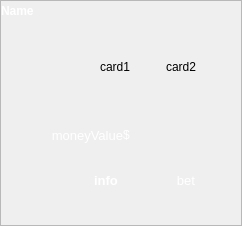
         <widget class="QFrame" name="comp1Frame">
          <property name="minimumSize">
           <size>
            <width>230</width>
            <height>0</height>
           </size>
          </property>
          <property name="frameShape">
           <enum>QFrame::StyledPanel</enum>
          </property>
          <property name="frameShadow">
           <enum>QFrame::Raised</enum>
          </property>
          <layout class="QVBoxLayout" name="verticalLayout_11">
           <property name="spacing">
            <number>0</number>
           </property>
           <property name="leftMargin">
            <number>0</number>
           </property>
           <property name="topMargin">
            <number>0</number>
           </property>
           <property name="rightMargin">
            <number>0</number>
           </property>
           <property name="bottomMargin">
            <number>0</number>
           </property>
           <item>
            <layout class="QVBoxLayout" name="comp1VLayout">
             <property name="spacing">
              <number>0</number>
             </property>
             <property name="topMargin">
              <number>0</number>
             </property>
             <item>
              <layout class="QHBoxLayout" name="horizontalLayout_24">
               <property name="bottomMargin">
                <number>3</number>
               </property>
               <item>
                <widget class="QLabel" name="comp1Name_lbl">
                 <property name="palette">
                  <palette>
                   <active>
                    <colorrole role="WindowText">
                     <brush brushstyle="SolidPattern">
                      <color alpha="255">
                       <red>255</red>
                       <green>255</green>
                       <blue>255</blue>
                      </color>
                     </brush>
                    </colorrole>
                   </active>
                   <inactive>
                    <colorrole role="WindowText">
                     <brush brushstyle="SolidPattern">
                      <color alpha="255">
                       <red>255</red>
                       <green>255</green>
                       <blue>255</blue>
                      </color>
                     </brush>
                    </colorrole>
                   </inactive>
                   <disabled>
                    <colorrole role="WindowText">
                     <brush brushstyle="SolidPattern">
                      <color alpha="255">
                       <red>120</red>
                       <green>120</green>
                       <blue>120</blue>
                      </color>
                     </brush>
                    </colorrole>
                   </disabled>
                  </palette>
                 </property>
                 <property name="font">
                  <font>
                   <weight>75</weight>
                   <bold>true</bold>
                  </font>
                 </property>
                 <property name="text">
                  <string>Name</string>
                 </property>
                 <property name="alignment">
                  <set>Qt::AlignLeading|Qt::AlignLeft|Qt::AlignVCenter</set>
                 </property>
                 <property name="margin">
                  <number>3</number>
                 </property>
                </widget>
               </item>
               <item>
                <spacer name="horizontalSpacer_26">
                 <property name="orientation">
                  <enum>Qt::Horizontal</enum>
                 </property>
                 <property name="sizeHint" stdset="0">
                  <size>
                   <width>40</width>
                   <height>20</height>
                  </size>
                 </property>
                </spacer>
               </item>
              </layout>
             </item>
             <item>
              <layout class="QHBoxLayout" name="compHLayout_1">
               <property name="spacing">
                <number>6</number>
               </property>
               <item>
                <widget class="QLabel" name="comp1_image">
                 <property name="sizePolicy">
                  <sizepolicy hsizetype="Fixed" vsizetype="Fixed">
                   <horstretch>0</horstretch>
                   <verstretch>0</verstretch>
                  </sizepolicy>
                 </property>
                 <property name="minimumSize">
                  <size>
                   <width>65</width>
                   <height>65</height>
                  </size>
                 </property>
                 <property name="maximumSize">
                  <size>
                   <width>65</width>
                   <height>65</height>
                  </size>
                 </property>
                 <property name="baseSize">
                  <size>
                   <width>65</width>
                   <height>65</height>
                  </size>
                 </property>
                 <property name="text">
                  <string/>
                 </property>
                 <property name="scaledContents">
                  <bool>true</bool>
                 </property>
                </widget>
               </item>
               <item>
                <layout class="QHBoxLayout" name="compHandHLayout_3">
                 <property name="spacing">
                  <number>5</number>
                 </property>
                 <item>
                  <widget class="QLabel" name="comp1Card_1">
                   <property name="sizePolicy">
                    <sizepolicy hsizetype="Fixed" vsizetype="Fixed">
                     <horstretch>0</horstretch>
                     <verstretch>0</verstretch>
                    </sizepolicy>
                   </property>
                   <property name="minimumSize">
                    <size>
                     <width>61</width>
                     <height>86</height>
                    </size>
                   </property>
                   <property name="maximumSize">
                    <size>
                     <width>61</width>
                     <height>86</height>
                    </size>
                   </property>
                   <property name="baseSize">
                    <size>
                     <width>61</width>
                     <height>86</height>
                    </size>
                   </property>
                   <property name="text">
                    <string>card1</string>
                   </property>
                   <property name="scaledContents">
                    <bool>true</bool>
                   </property>
                  </widget>
                 </item>
                 <item>
                  <widget class="QLabel" name="comp1Card_2">
                   <property name="sizePolicy">
                    <sizepolicy hsizetype="Fixed" vsizetype="Fixed">
                     <horstretch>0</horstretch>
                     <verstretch>0</verstretch>
                    </sizepolicy>
                   </property>
                   <property name="minimumSize">
                    <size>
                     <width>61</width>
                     <height>86</height>
                    </size>
                   </property>
                   <property name="maximumSize">
                    <size>
                     <width>61</width>
                     <height>86</height>
                    </size>
                   </property>
                   <property name="baseSize">
                    <size>
                     <width>61</width>
                     <height>86</height>
                    </size>
                   </property>
                   <property name="text">
                    <string>card2</string>
                   </property>
                   <property name="scaledContents">
                    <bool>true</bool>
                   </property>
                  </widget>
                 </item>
                </layout>
               </item>
              </layout>
             </item>
             <item>
              <layout class="QHBoxLayout" name="horizontalLayout_16">
               <property name="leftMargin">
                <number>0</number>
               </property>
               <property name="rightMargin">
                <number>0</number>
               </property>
               <item>
                <widget class="QLabel" name="comp1Chips_lbl">
                 <property name="sizePolicy">
                  <sizepolicy hsizetype="Fixed" vsizetype="Fixed">
                   <horstretch>0</horstretch>
                   <verstretch>0</verstretch>
                  </sizepolicy>
                 </property>
                 <property name="minimumSize">
                  <size>
                   <width>50</width>
                   <height>50</height>
                  </size>
                 </property>
                 <property name="maximumSize">
                  <size>
                   <width>50</width>
                   <height>50</height>
                  </size>
                 </property>
                 <property name="baseSize">
                  <size>
                   <width>50</width>
                   <height>50</height>
                  </size>
                 </property>
                 <property name="text">
                  <string/>
                 </property>
                 <property name="scaledContents">
                  <bool>true</bool>
                 </property>
                 <property name="alignment">
                  <set>Qt::AlignCenter</set>
                 </property>
                </widget>
               </item>
               <item>
                <layout class="QHBoxLayout" name="horizontalLayout_2">
                 <item>
                  <widget class="QLabel" name="comp1MoneyValue_lbl">
                   <property name="minimumSize">
                    <size>
                     <width>50</width>
                     <height>0</height>
                    </size>
                   </property>
                   <property name="palette">
                    <palette>
                     <active>
                      <colorrole role="WindowText">
                       <brush brushstyle="SolidPattern">
                        <color alpha="255">
                         <red>255</red>
                         <green>255</green>
                         <blue>255</blue>
                        </color>
                       </brush>
                      </colorrole>
                     </active>
                     <inactive>
                      <colorrole role="WindowText">
                       <brush brushstyle="SolidPattern">
                        <color alpha="255">
                         <red>255</red>
                         <green>255</green>
                         <blue>255</blue>
                        </color>
                       </brush>
                      </colorrole>
                     </inactive>
                     <disabled>
                      <colorrole role="WindowText">
                       <brush brushstyle="SolidPattern">
                        <color alpha="255">
                         <red>120</red>
                         <green>120</green>
                         <blue>120</blue>
                        </color>
                       </brush>
                      </colorrole>
                     </disabled>
                    </palette>
                   </property>
                   <property name="font">
                    <font>
                     <pointsize>10</pointsize>
                    </font>
                   </property>
                   <property name="text">
                    <string>moneyValue</string>
                   </property>
                   <property name="alignment">
                    <set>Qt::AlignRight|Qt::AlignTrailing|Qt::AlignVCenter</set>
                   </property>
                  </widget>
                 </item>
                 <item>
                  <widget class="QLabel" name="comp1Money_lbl">
                   <property name="maximumSize">
                    <size>
                     <width>10</width>
                     <height>16777215</height>
                    </size>
                   </property>
                   <property name="palette">
                    <palette>
                     <active>
                      <colorrole role="WindowText">
                       <brush brushstyle="SolidPattern">
                        <color alpha="255">
                         <red>255</red>
                         <green>255</green>
                         <blue>255</blue>
                        </color>
                       </brush>
                      </colorrole>
                     </active>
                     <inactive>
                      <colorrole role="WindowText">
                       <brush brushstyle="SolidPattern">
                        <color alpha="255">
                         <red>255</red>
                         <green>255</green>
                         <blue>255</blue>
                        </color>
                       </brush>
                      </colorrole>
                     </inactive>
                     <disabled>
                      <colorrole role="WindowText">
                       <brush brushstyle="SolidPattern">
                        <color alpha="255">
                         <red>120</red>
                         <green>120</green>
                         <blue>120</blue>
                        </color>
                       </brush>
                      </colorrole>
                     </disabled>
                    </palette>
                   </property>
                   <property name="text">
                    <string>$</string>
                   </property>
                  </widget>
                 </item>
                </layout>
               </item>
               <item>
                <spacer name="horizontalSpacer_10">
                 <property name="orientation">
                  <enum>Qt::Horizontal</enum>
                 </property>
                 <property name="sizeHint" stdset="0">
                  <size>
                   <width>40</width>
                   <height>20</height>
                  </size>
                 </property>
                </spacer>
               </item>
              </layout>
             </item>
             <item>
              <layout class="QHBoxLayout" name="compHLayoutInfo_1">
               <property name="topMargin">
                <number>5</number>
               </property>
               <item>
                <spacer name="horizontalSpacer_2">
                 <property name="orientation">
                  <enum>Qt::Horizontal</enum>
                 </property>
                 <property name="sizeType">
                  <enum>QSizePolicy::Maximum</enum>
                 </property>
                 <property name="sizeHint" stdset="0">
                  <size>
                   <width>50</width>
                   <height>20</height>
                  </size>
                 </property>
                </spacer>
               </item>
               <item>
                <widget class="QLabel" name="comp1Info_lbl">
                 <property name="sizePolicy">
                  <sizepolicy hsizetype="Fixed" vsizetype="Preferred">
                   <horstretch>0</horstretch>
                   <verstretch>0</verstretch>
                  </sizepolicy>
                 </property>
                 <property name="minimumSize">
                  <size>
                   <width>110</width>
                   <height>0</height>
                  </size>
                 </property>
                 <property name="maximumSize">
                  <size>
                   <width>110</width>
                   <height>16777215</height>
                  </size>
                 </property>
                 <property name="palette">
                  <palette>
                   <active>
                    <colorrole role="WindowText">
                     <brush brushstyle="SolidPattern">
                      <color alpha="255">
                       <red>255</red>
                       <green>255</green>
                       <blue>255</blue>
                      </color>
                     </brush>
                    </colorrole>
                   </active>
                   <inactive>
                    <colorrole role="WindowText">
                     <brush brushstyle="SolidPattern">
                      <color alpha="255">
                       <red>255</red>
                       <green>255</green>
                       <blue>255</blue>
                      </color>
                     </brush>
                    </colorrole>
                   </inactive>
                   <disabled>
                    <colorrole role="WindowText">
                     <brush brushstyle="SolidPattern">
                      <color alpha="255">
                       <red>255</red>
                       <green>255</green>
                       <blue>255</blue>
                      </color>
                     </brush>
                    </colorrole>
                   </disabled>
                  </palette>
                 </property>
                 <property name="font">
                  <font>
                   <pointsize>10</pointsize>
                   <weight>75</weight>
                   <bold>true</bold>
                  </font>
                 </property>
                 <property name="text">
                  <string>info</string>
                 </property>
                 <property name="scaledContents">
                  <bool>true</bool>
                 </property>
                 <property name="alignment">
                  <set>Qt::AlignCenter</set>
                 </property>
                </widget>
               </item>
               <item>
                <widget class="QLabel" name="comp1Bet_lbl">
                 <property name="minimumSize">
                  <size>
                   <width>50</width>
                   <height>0</height>
                  </size>
                 </property>
                 <property name="palette">
                  <palette>
                   <active>
                    <colorrole role="WindowText">
                     <brush brushstyle="SolidPattern">
                      <color alpha="255">
                       <red>255</red>
                       <green>255</green>
                       <blue>255</blue>
                      </color>
                     </brush>
                    </colorrole>
                   </active>
                   <inactive>
                    <colorrole role="WindowText">
                     <brush brushstyle="SolidPattern">
                      <color alpha="255">
                       <red>255</red>
                       <green>255</green>
                       <blue>255</blue>
                      </color>
                     </brush>
                    </colorrole>
                   </inactive>
                   <disabled>
                    <colorrole role="WindowText">
                     <brush brushstyle="SolidPattern">
                      <color alpha="255">
                       <red>120</red>
                       <green>120</green>
                       <blue>120</blue>
                      </color>
                     </brush>
                    </colorrole>
                   </disabled>
                  </palette>
                 </property>
                 <property name="font">
                  <font>
                   <pointsize>10</pointsize>
                  </font>
                 </property>
                 <property name="text">
                  <string>bet</string>
                 </property>
                 <property name="alignment">
                  <set>Qt::AlignCenter</set>
                 </property>
                </widget>
               </item>
               <item>
                <widget class="QLabel" name="comp1Chip_lbl">
                 <property name="sizePolicy">
                  <sizepolicy hsizetype="Fixed" vsizetype="Fixed">
                   <horstretch>0</horstretch>
                   <verstretch>0</verstretch>
                  </sizepolicy>
                 </property>
                 <property name="minimumSize">
                  <size>
                   <width>30</width>
                   <height>30</height>
                  </size>
                 </property>
                 <property name="maximumSize">
                  <size>
                   <width>30</width>
                   <height>30</height>
                  </size>
                 </property>
                 <property name="text">
                  <string/>
                 </property>
                 <property name="scaledContents">
                  <bool>true</bool>
                 </property>
                 <property name="alignment">
                  <set>Qt::AlignCenter</set>
                 </property>
                 <property name="margin">
                  <number>0</number>
                 </property>
                </widget>
               </item>
              </layout>
             </item>
             <item>
              <layout class="QHBoxLayout" name="horizontalLayout_15">
               <property name="spacing">
                <number>0</number>
               </property>
               <property name="topMargin">
                <number>0</number>
               </property>
               <item>
                <widget class="QLabel" name="comp1dealer_lbl">
                 <property name="sizePolicy">
                  <sizepolicy hsizetype="Fixed" vsizetype="Fixed">
                   <horstretch>0</horstretch>
                   <verstretch>0</verstretch>
                  </sizepolicy>
                 </property>
                 <property name="minimumSize">
                  <size>
                   <width>30</width>
                   <height>30</height>
                  </size>
                 </property>
                 <property name="maximumSize">
                  <size>
                   <width>30</width>
                   <height>30</height>
                  </size>
                 </property>
                 <property name="baseSize">
                  <size>
                   <width>30</width>
                   <height>30</height>
                  </size>
                 </property>
                 <property name="text">
                  <string/>
                 </property>
                 <property name="scaledContents">
                  <bool>true</bool>
                 </property>
                </widget>
               </item>
               <item>
                <spacer name="horizontalSpacer_14">
                 <property name="orientation">
                  <enum>Qt::Horizontal</enum>
                 </property>
                 <property name="sizeType">
                  <enum>QSizePolicy::Expanding</enum>
                 </property>
                 <property name="sizeHint" stdset="0">
                  <size>
                   <width>40</width>
                   <height>20</height>
                  </size>
                 </property>
                </spacer>
               </item>
              </layout>
             </item>
            </layout>
           </item>
          </layout>
         </widget>
